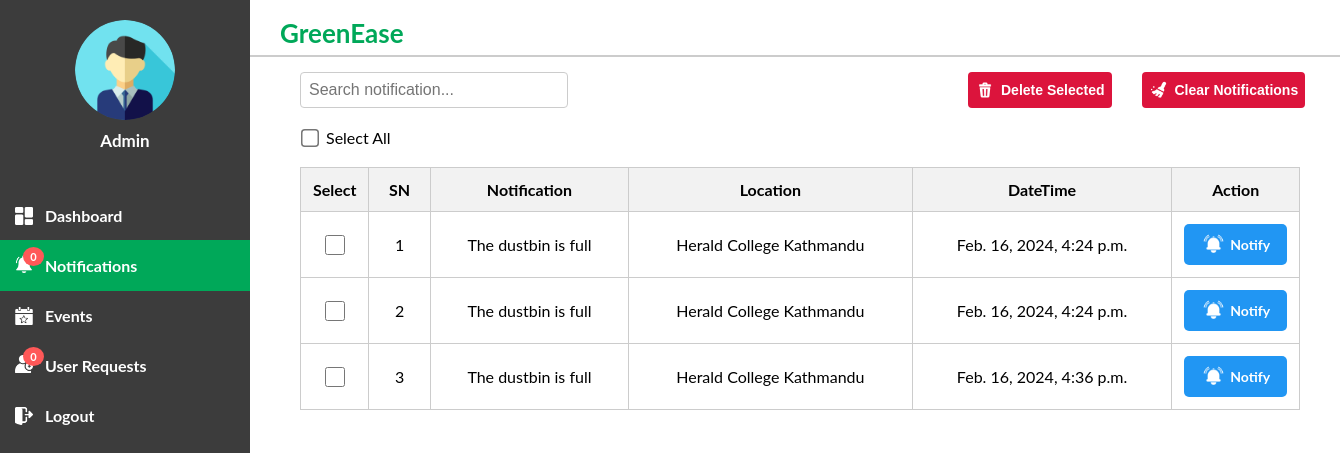
Page /notifications/ on the earlier database version.
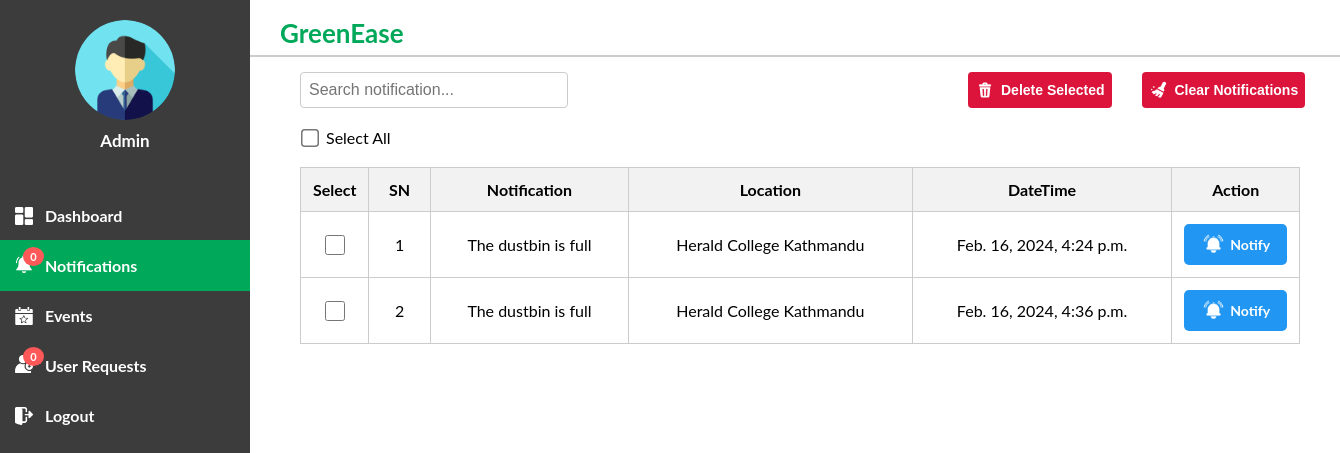
Same page on the later database version.
### myApp/models.py (models this page shows, shortened)
class Notification(models.Model):
    message = models.CharField(max_length=100)
    location = models.CharField(max_length=100)
    timestamp = models.DateTimeField(auto_now_add=True)

### myApp/views.py (the view)
# urls.py: path("notifications/", views.notifications, name="notifications"),
def notifications(request):
    notification = Notification.objects.all()
    return render(request, 'myApp/notifications.html', {'notifications': notification})

### myApp/templates/myApp/notifications.html (shortened to what the changed rows need)
<!DOCTYPE html>
<html>
<head>
    {% load static %}
    <link rel="stylesheet" href="/static/css/notification.css"/>
</head>
<body>
    <div class="content">
        <div class="title-box">
            <h1>GreenEase</h1>
        </div>
        <div class="table-container">
            <table class="notification-table" id="notificationTable">
                <thead>
                    <tr>
                        <th>Select</th>
                        <th>SN</th>
                        <th>Notification</th>
                        <th>Location</th>
                        <th>DateTime</th>
                        <th>Action</th>
                    </tr>
                </thead>
                <tbody>
                    {% for notification in notifications %}
                    <tr>
                        <td><input type="checkbox" name="selectedNotifications" value="{{ notification.id }}"></td>
                        <td>{{ forloop.counter }}</td>
                        <td>{{ notification.message }}</td>
                        <td>{{ notification.location }}</td>
                        <td>{{ notification.timestamp }}</td>
                        <td>
                            <a href="{% url 'notify' notification.id %}" class="notify-btn">
                                <img src="/static/img/notify.png" alt="Edit Icon" class="icon">
                                Notify
                            </a>
                        </td>
                    </tr>
                    {% endfor %}
                </tbody>
            </table>
        </div>
    </div>
</body>
</html>

Differences in the rows shown:
removed Notification: message "The dustbin is full", location "Herald College Kathmandu", timestamp "Feb. 16, 2024, 4:24 p.m."
